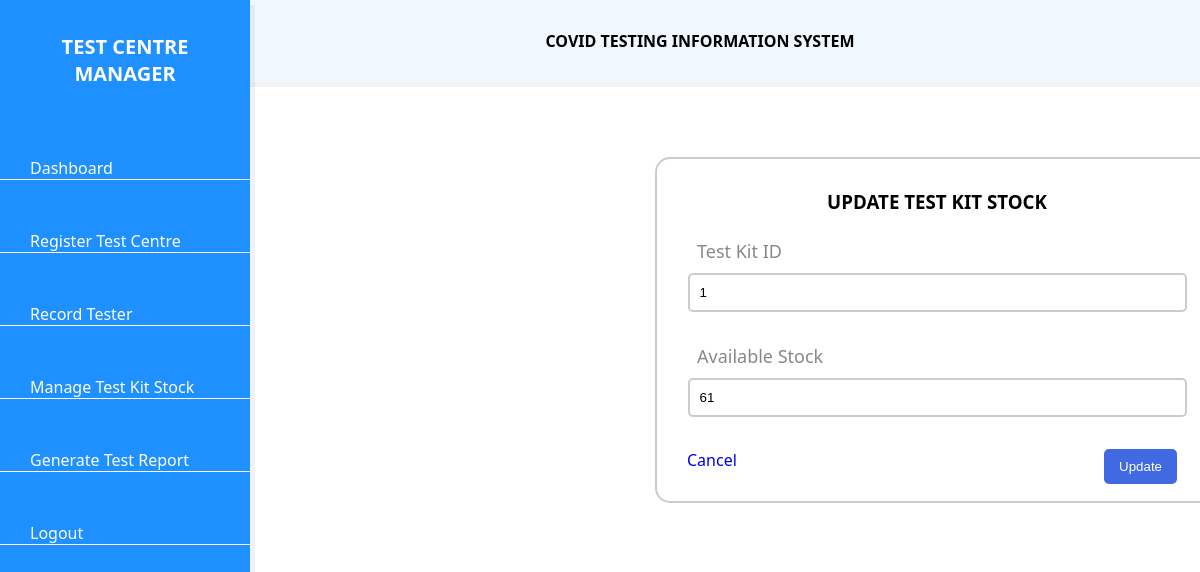
Before: /UpdateTestKitStockForm.php?id=1 (signed in) with the older database file.
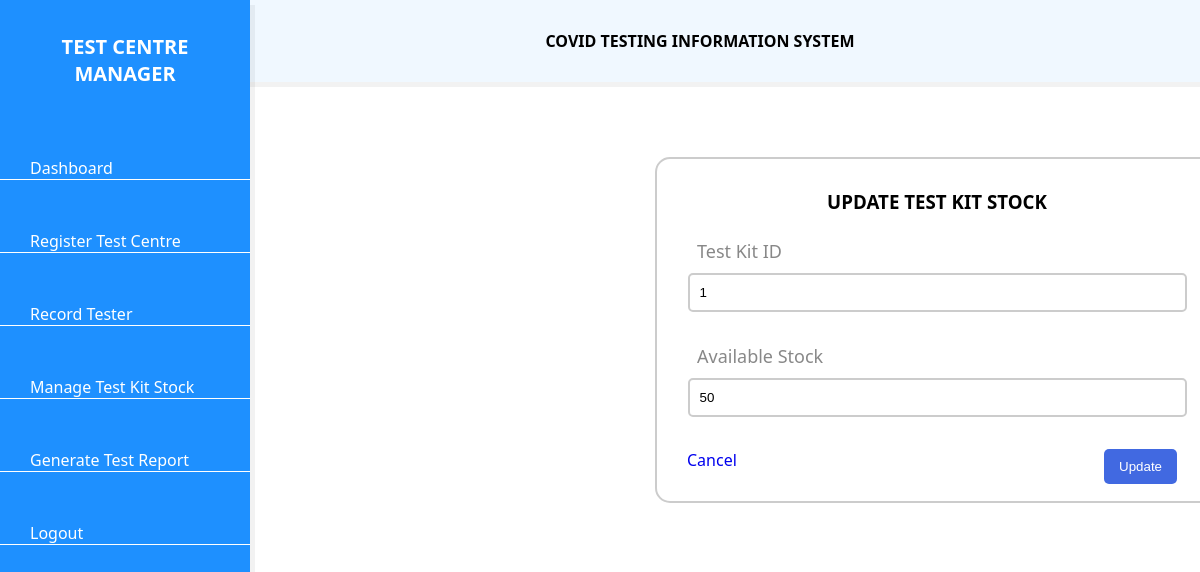
After: the same page with the newer database file.
### tables this page shows
CREATE TABLE `testkit` (
  `kitID` int(255) NOT NULL,
  `testName` varchar(255) NOT NULL,
  `availableStock` int(255) NOT NULL,
  `centreID` int(255) NOT NULL
);

### UpdateTestKitStockForm.php (the view, shortened to what this page needs)
<!DOCTYPE html>
<html>
<head>
	<link rel="stylesheet" type="text/css" href="dashboardcss/style.css">
</head>
<body>
	<div class="sidebar">
      <h2>Test Centre Manager</h2>
      <ul class="nav">
        <li>
          <a href="dashboardManager.php">
            <span>Dashboard</span>
          </a>
        </li>
		<li>
          <a href="RegisterTestCentreForm.php">
            <span>Register Test Centre</span>
          </a>
        </li>
        <li>
          <a href="RecordTesterForm.php">
            <span>Record Tester</span>
          </a>
        </li>
        <li>
          <a href="ManageTestKitStockForm.php">
            <span>Manage Test Kit Stock</span>
          </a>
        </li>
        <li>
          <a href="ManagerGenerateTestReport.php">
            <span>Generate Test Report</span>
          </a>
        </li>
        <li>
          <a href="Logout.php">
            <span>Logout</span>
          </a>
        </li>
      </ul>
    </div>
	<div class="main">
      <b>COVID TESTING INFORMATION SYSTEM</b>
    </div>
	<?php
	include "db_conn.php";
	$sql = mysqli_query($conn, "SELECT * FROM testKit WHERE kitID='$_GET[id]'");
	$data = mysqli_fetch_array($sql);
	?>
    <form action="" method="post">
     	<h3>UPDATE TEST KIT STOCK</h3>
		<label>Test Kit ID</label>
		<input type="text" name="kitID" placeholder="Test Kit ID" value="<?php echo $data['kitID']; ?>"><br>
		<label>Available Stock</label>
		<input type="number" name="availableStock" placeholder="Available Stock" value="<?php echo $data['availableStock']; ?>"><br>
     	<button type="submit" name="update">Update</button>
		<a href="TestKitData.php">Cancel</a>
    </form>
</body>
</html>

Changed rows visible on the page:
changed testkit id 1: availableStock "61" → "50"
